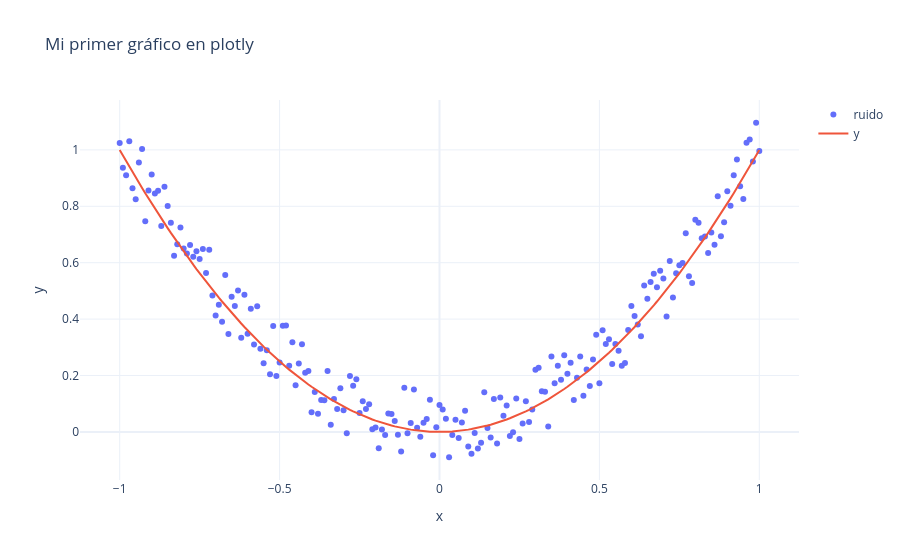

Here is the notebook cell this chart was saved with:
### Code cell
# creamos una figura
fig1 = go.Figure()

# agregar a esa figura una traza, una curva
fig1.add_trace(go.Scatter(x=otro_x, y=yaprox, mode="markers", name="ruido"))
fig1.add_trace(go.Scatter(x=otro_x, y=y, mode="lines", name="y"))
fig1.update_layout(title="Mi primer gráfico en plotly",
                  xaxis_title="x",
                  yaxis_title="y",
                  template="plotly_white")

### Figure 1 — Plotly figure (JSON) as saved in the notebook; plotly's stock layout.template omitted (floating-point values rounded to 4 significant figures; data arrays with more than 128 entries replaced by an {"elided": "..."} marker saying what was removed)
{"data": [{"mode": "markers", "name": "ruido", "type": "scatter", "x": {"elided": "201 float values"}, "y": {"elided": "201 float values"}}, {"mode": "lines", "name": "y", "type": "scatter", "x": {"elided": "201 float values"}, "y": {"elided": "201 float values"}}], "layout": {"title": {"text": "Mi primer gráfico en plotly"}, "xaxis": {"title": {"text": "x"}}, "yaxis": {"title": {"text": "y"}}}}
